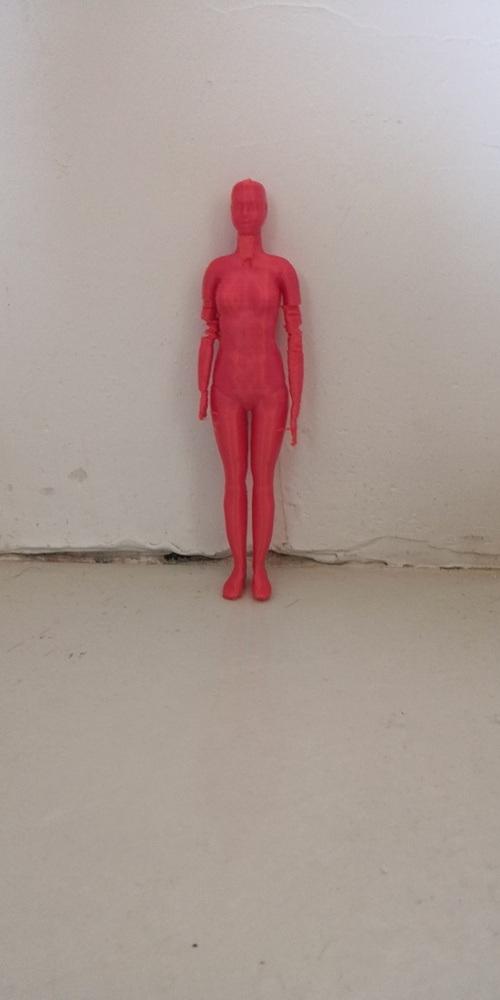
//> input picture OPENCV/10.jpg, 500 x 1000 px, shrunk from 960 x 1920 before the run, given in place of the camera
$ ./cv_color_BlurVideo   (built with g++ and OpenCV 4)
//> lines starting //> are read from the running program, lines starting //| are printed output that depends on the picture; after the words box and inside, x2 and y2 are one past the last pixel; in counts of white or black regions, pixels touching at a corner belong together
#include <iostream>
#include "opencv2/highgui/highgui.hpp"
#include "opencv2/imgproc/imgproc.hpp"

using namespace cv;
using namespace std;

int main()
{
    VideoCapture cap1(0);
    if(!cap1.isOpened())
    {
        std::cout << "can't open the camera!" << std::endl;
        return 3;
    }

    namedWindow("Control",WINDOW_AUTOSIZE); //create a window called "Control"
    int iLowH = 0;
    int iHighH = 180;
    int iLowS = 0;
    int iHighS = 30;
    int iLowV = 166;
    int iHighV = 255;
    createTrackbar("LowH", "Control", &iLowH, 179); //Hue (0 - 179)
    createTrackbar("HighH", "Control", &iHighH, 179);
    createTrackbar("LowS", "Control", &iLowS, 255); //Saturation (0 - 255)
    createTrackbar("HighS", "Control", &iHighS, 255);
    createTrackbar("LowV", "Control", &iLowV, 255); //Value (0 - 255)
    createTrackbar("HighV", "Control", &iHighV, 255);
    Mat imgOriginal;
    while (true)
    {
        cap1 >> imgOriginal;
//> imgOriginal is the input picture: 1000 rows x 500 cols, CV_8UC3; mean B, G, R 150, 156.1, 172.4
        if(imgOriginal.empty())
        {
            return 2;
        }

        /**Blur and Threshold process Imge*/
        Mat  src;
        medianBlur(imgOriginal,src,3);
        threshold(src,src,127,255,THRESH_BINARY);
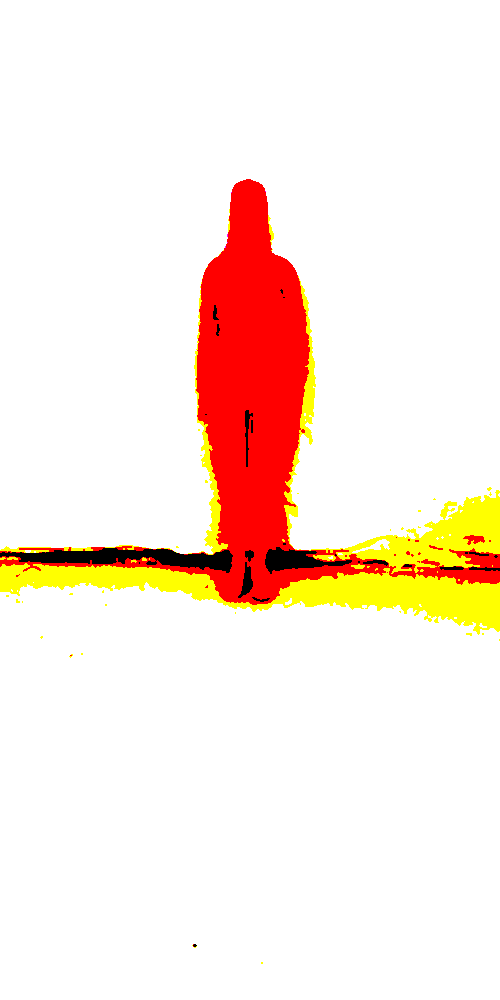
//> src: 1000 rows x 500 cols, CV_8UC3; mean B, G, R 222.8, 233.8, 252.5
        /**HSVImage*/
        Mat imgHSV;
        cvtColor(src,imgHSV,COLOR_BGR2HSV);//BGR TO HSV;
//> imgHSV: 1000 rows x 500 cols, CV_8UC3; mean H, S, V 1.3, 29.7, 252.5
        /**Color range pick*/
        Mat imgThresholded;
        inRange(imgHSV,Scalar(iLowH, iLowS, iLowV),Scalar(iHighH, iHighS, iHighV),imgThresholded); //Threshold the image
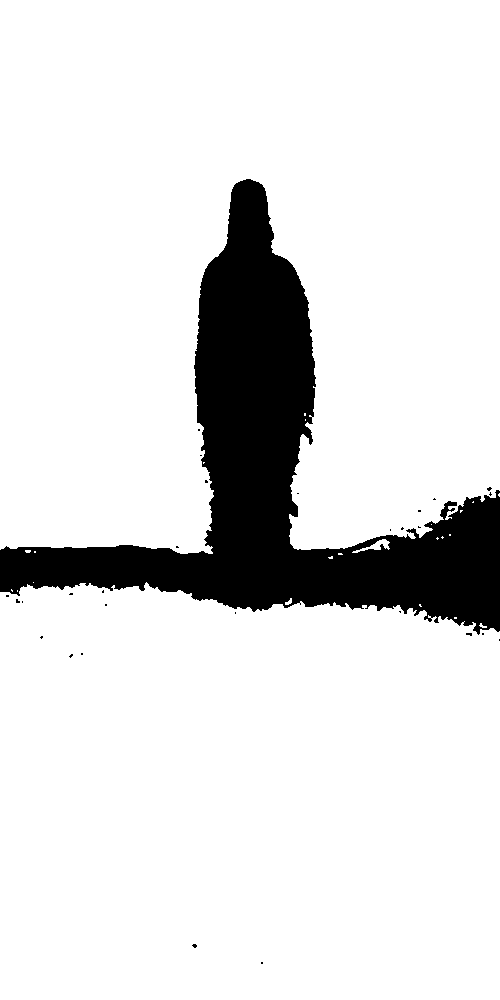
//> imgThresholded: 1000 rows x 500 cols, CV_8UC1; 87.4% white; 29 black regions (28 under 20 px), largest, box (x1, y1, x2, y2) and area: (0, 179, 500, 635) 62982

        Mat element = getStructuringElement(MORPH_RECT, Size(5, 5));
        morphologyEx(imgThresholded, imgThresholded, MORPH_OPEN, element);
        morphologyEx(imgThresholded, imgThresholded, MORPH_CLOSE, element);
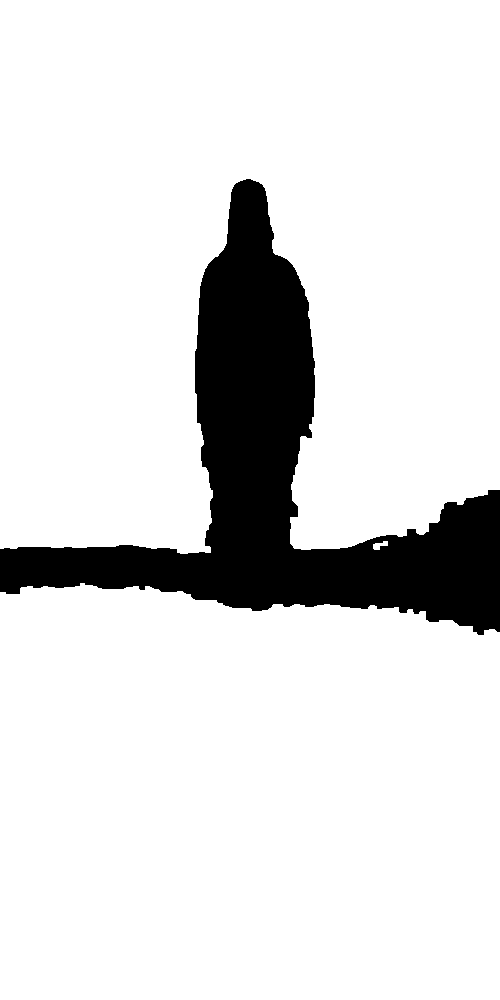
//> imgThresholded: 1000 rows x 500 cols, CV_8UC1; 87.2% white; 1 black region, box (x1, y1, x2, y2) and area: (0, 179, 500, 635) 63849

        imshow("Thresholded Image", imgThresholded); //show the thresholded image
        imshow("Original", imgOriginal); //show the original image
        if(waitKey(27) >= 0)
//> the Esc key is pressed
        break;
    }

    return 0;
}

$ run again, on OPENCV/15.jpg
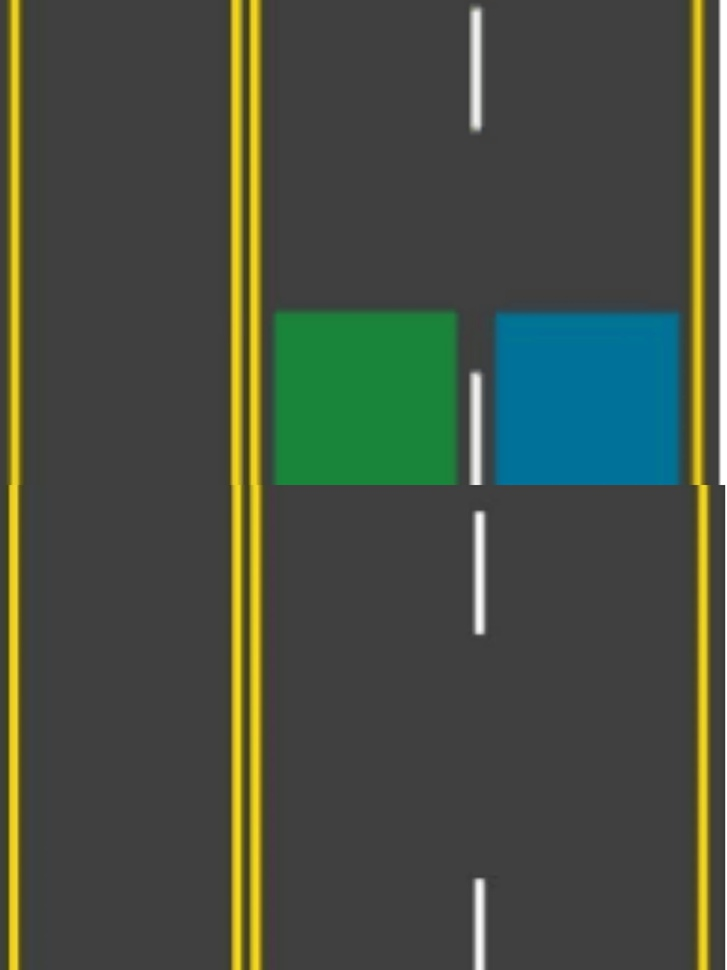
//> input picture OPENCV/15.jpg, 727 x 970 px, shrunk from 1800 x 2400 before the run, given in place of the camera
//> imgOriginal is the input picture: 970 rows x 727 cols, CV_8UC3; mean B, G, R 66.3, 79.1, 70.8
//> imgHSV: 970 rows x 727 cols, CV_8UC3; mean H, S, V 9.3, 36.3, 39.9
//> `inRange(imgHSV,Scalar(iLowH, iLowS, iLowV),Scalar(iHighH, iHighS, iHig..`:
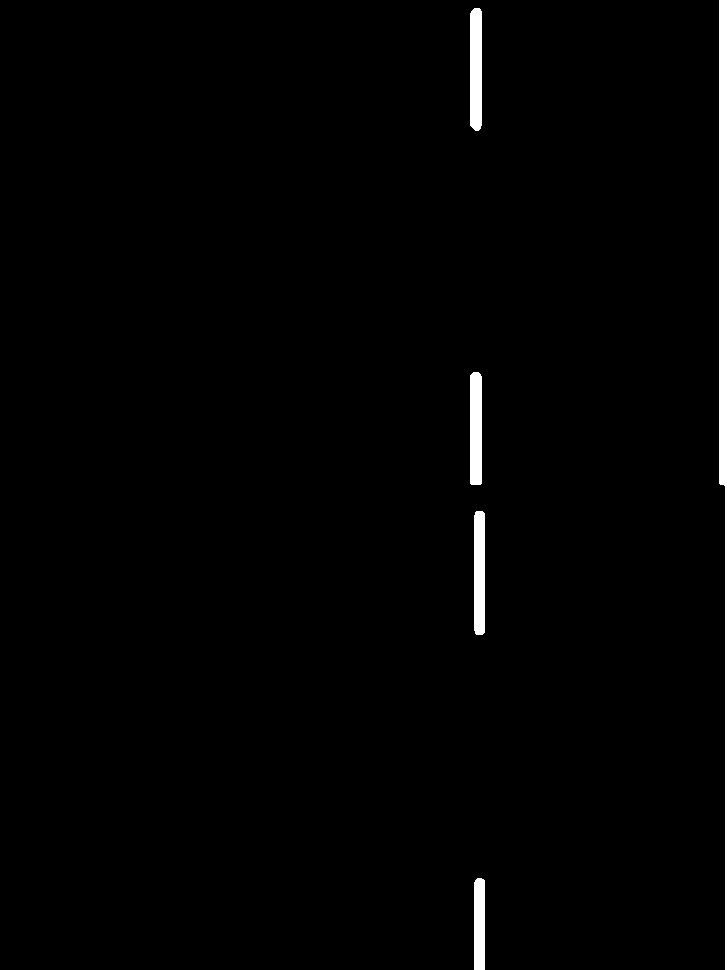
//> imgThresholded: 970 rows x 727 cols, CV_8UC1; 1.4% white; 5 white regions, box (x1, y1, x2, y2) and area: (719, 0, 727, 970) 4850, (470, 8, 482, 131) 1438, (474, 511, 485, 635) 1348, (470, 372, 482, 485) 1341, (474, 878, 485, 970) 1001
//> `morphologyEx(imgThresholded, imgThresholded, MORPH_OPEN, element);`:
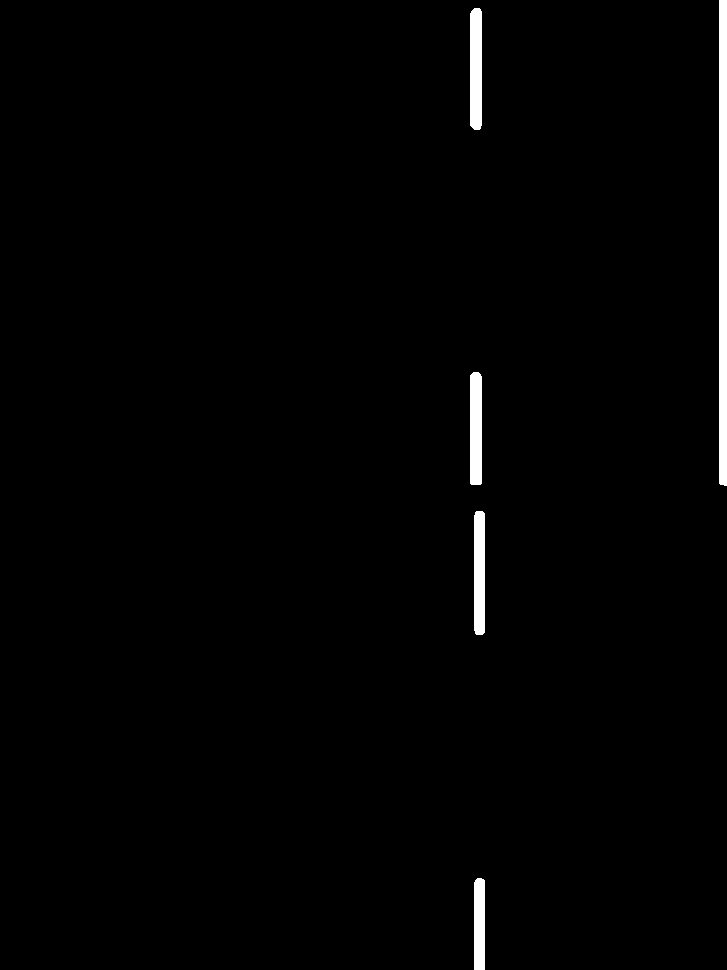
//> imgThresholded: 970 rows x 727 cols, CV_8UC1; 1.3% white; 5 white regions, box (x1, y1, x2, y2) and area: (719, 0, 727, 486) 3882, (470, 8, 482, 130) 1434, (474, 511, 485, 635) 1348, (470, 372, 482, 485) 1341, (474, 878, 485, 970) 1001

$ run again, on OPENCV/16.jpg
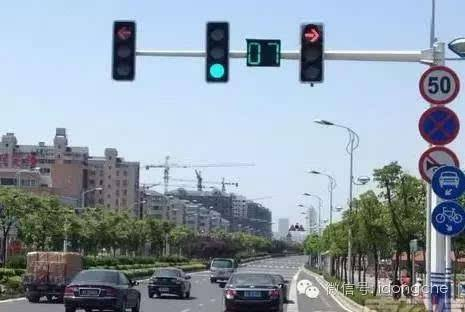
//> input picture OPENCV/16.jpg, 465 x 312 px, given in place of the camera
//> imgOriginal is the input picture: 312 rows x 465 cols, CV_8UC3; mean B, G, R 169.9, 157.4, 144.5
//> imgHSV: 312 rows x 465 cols, CV_8UC3; mean H, S, V 5, 14.3, 164.2
//> `inRange(imgHSV,Scalar(iLowH, iLowS, iLowV),Scalar(iHighH, iHighS, iHig..`:
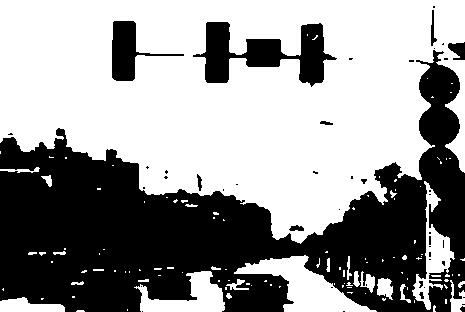
//> imgThresholded: 312 rows x 465 cols, CV_8UC1; 58.8% white; 45 black regions (33 under 20 px), largest, box (x1, y1, x2, y2) and area: (0, 50, 465, 312) 53603, (193, 22, 337, 87) 3980, (112, 21, 184, 81) 1488
//> `morphologyEx(imgThresholded, imgThresholded, MORPH_CLOSE, element);`:
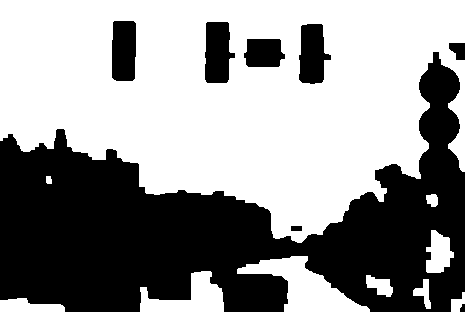
//> imgThresholded: 312 rows x 465 cols, CV_8UC1; 57.7% white; 8 black regions, largest, box (x1, y1, x2, y2) and area: (0, 52, 465, 312) 55760, (205, 22, 235, 83) 1458, (299, 24, 331, 84) 1414

$ run again, on OPENCV/17.jpg
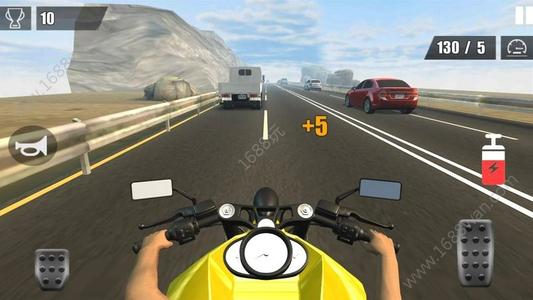
//> input picture OPENCV/17.jpg, 533 x 300 px, given in place of the camera
//> imgOriginal is the input picture: 300 rows x 533 cols, CV_8UC3; mean B, G, R 115.2, 128.5, 130
//> imgHSV: 300 rows x 533 cols, CV_8UC3; mean H, S, V 3.7, 30.9, 118.7
//> `inRange(imgHSV,Scalar(iLowH, iLowS, iLowV),Scalar(iHighH, iHighS, iHig..`:
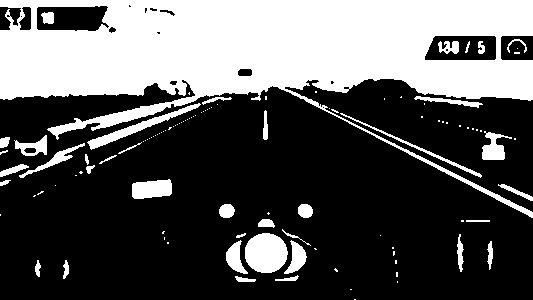
//> imgThresholded: 300 rows x 533 cols, CV_8UC1; 34.4% white; 112 white regions (74 under 20 px), largest, box (x1, y1, x2, y2) and area: (0, 0, 533, 218) 46937, (245, 233, 288, 273) 1360, (87, 103, 201, 150) 825
//> `morphologyEx(imgThresholded, imgThresholded, MORPH_CLOSE, element);`:
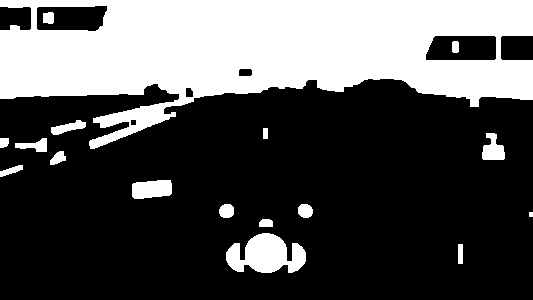
//> imgThresholded: 300 rows x 533 cols, CV_8UC1; 32.1% white; 17 white regions, largest, box (x1, y1, x2, y2) and area: (0, 0, 533, 149) 46444, (226, 233, 306, 273) 2122, (132, 180, 172, 199) 648
